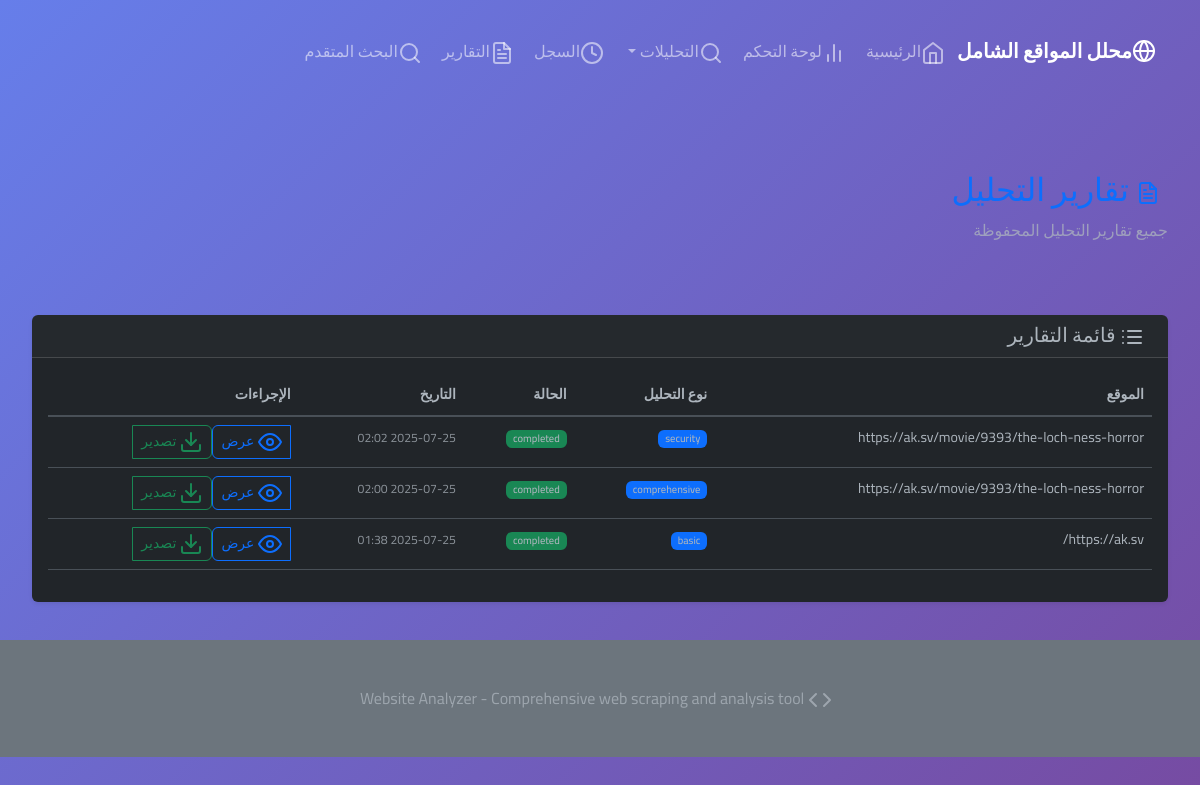
The page /reports on the database as committed earlier.
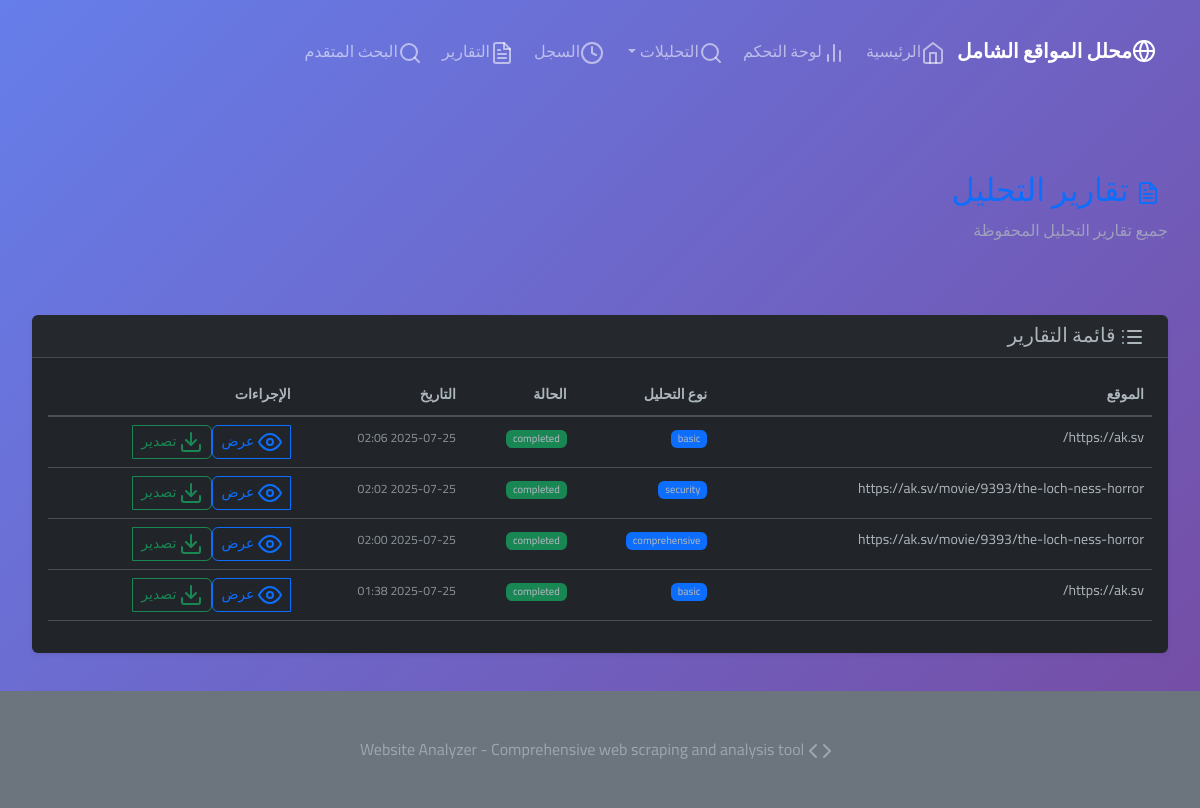
The same page on the database as committed later.
### models.py (models this page shows, shortened)
class ScrapeResult(db.Model):
    id = db.Column(db.Integer, primary_key=True)
    url = db.Column(db.String(500), nullable=False)
    title = db.Column(db.String(200))
    status = db.Column(db.String(20), default='pending')  # pending, completed, failed
    created_at = db.Column(db.DateTime, default=datetime.utcnow)
    completed_at = db.Column(db.DateTime)
    structure_data = db.Column(db.Text)  # HTML structure analysis
    assets_data = db.Column(db.Text)     # Images, CSS, JS files
    technology_data = db.Column(db.Text) # Tech stack identification
    seo_data = db.Column(db.Text)        # SEO analysis
    navigation_data = db.Column(db.Text) # Site navigation structure
    error_message = db.Column(db.Text)
    recreation_guide = db.Column(db.Text)  # Complete recreation guide
    arabic_report = db.Column(db.Text)     # Arabic comprehensive report
    ad_blocking_stats = db.Column(db.Text) # Ad blocking statistics
    analysis_type = db.Column(db.String(50), default='basic')  # Type of analysis
    data = db.Column(db.Text)  # Additional data storage
    timestamp = db.Column(db.DateTime, default=datetime.utcnow)  # Analysis timestamp

### enhanced_routes.py (the view)
@app.route('/reports')
def reports_page():
    try:
        analyses = ScrapeResult.query.order_by(ScrapeResult.created_at.desc()).all()
        return render_template('reports.html', analyses=analyses)
    except Exception as e:
        logging.error(f"خطأ في صفحة التقارير: {e}")
        flash('حدث خطأ في تحميل التقارير', 'error')
        return redirect(url_for('dashboard'))

### templates/reports.html (shortened to what this page needs)
{% extends "base.html" %}
{% block content %}
<div class="container-fluid mt-4">
    <div class="row mb-4">
        <div class="col-12">
            <h1 class="h2 text-primary">
                <i data-feather="file-text" class="me-2"></i>
            </h1>
            <p class="text-muted">جميع تقارير التحليل المحفوظة</p>
        </div>
    </div>
    <div class="row">
        <div class="col-12">
            <div class="card">
                <div class="card-header">
                    <h5 class="card-title mb-0">
                        <i data-feather="list" class="me-2"></i>
                        قائمة التقارير
                    </h5>
                </div>
                <div class="card-body">
                    {% if analyses %}
                    <div class="table-responsive">
                        <table class="table table-hover">
                            <thead>
                                <tr>
                                    <th>الموقع</th>
                                    <th>نوع التحليل</th>
                                    <th>الحالة</th>
                                    <th>التاريخ</th>
                                    <th>الإجراءات</th>
                                </tr>
                            </thead>
                            <tbody>
                                {% for analysis in analyses %}
                                <tr>
                                    <td>
                                        <div class="text-truncate" style="max-width: 300px;">
                                            {{ analysis.url }}
                                        </div>
                                    </td>
                                    <td>
                                        <span class="badge bg-primary">
                                            {{ analysis.analysis_type }}
                                        </span>
                                    </td>
                                    <td>
                                        <span class="badge bg-{{ 'success' if analysis.status == 'completed' else 'warning' if analysis.status == 'running' else 'danger' }}">
                                            {{ analysis.status }}
                                        </span>
                                    </td>
                                    <td>
                                        <small class="text-muted">
                                            {{ analysis.created_at.strftime('%Y-%m-%d %H:%M') }}
                                        </small>
                                    </td>
                                    <td>
                                        <div class="btn-group btn-group-sm" role="group">
                                            <a href="/results/{{ analysis.id }}" class="btn btn-outline-primary btn-sm">
                                                <i data-feather="eye" size="14"></i>
                                                عرض
                                            </a>
                                            <button class="btn btn-outline-success btn-sm" onclick="exportReport('{{ analysis.id }}')">
                                                <i data-feather="download" size="14"></i>
                                                تصدير
                                            </button>
                                        </div>
                                    </td>
                                </tr>
                                {% endfor %}
                            </tbody>
                        </table>
                    </div>
                    {% else %}
                    <div class="text-center py-4">
                        <i data-feather="file" size="48" class="text-muted mb-3"></i>
                        <p class="text-muted">لا توجد تقارير متاحة</p>
                        <a href="/" class="btn btn-primary">ابدأ تحليل جديد</a>
                    </div>
                    {% endif %}
                </div>
            </div>
        </div>
    </div>
</div>
{% endblock %}

Rows that differ between the two databases and show on the page:
added ScrapeResult: url "https://ak.sv/", analysis_type "basic", status "completed", created_at "2025-07-25 02:06"
